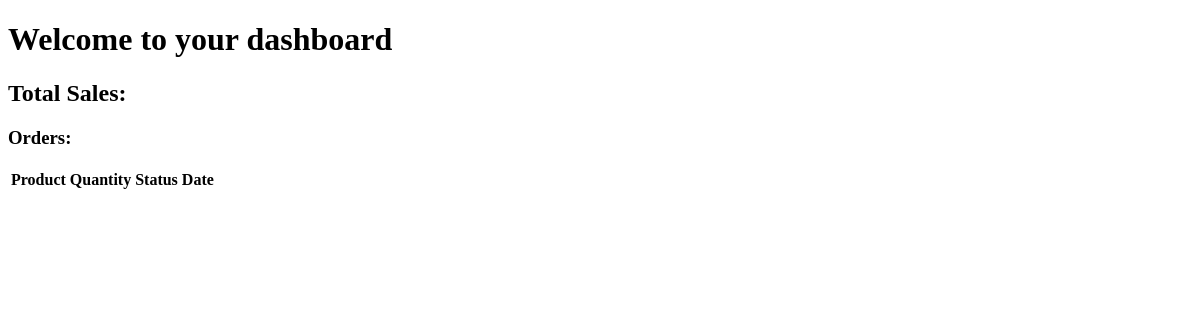
Page /ds/order_detail on the earlier database version.
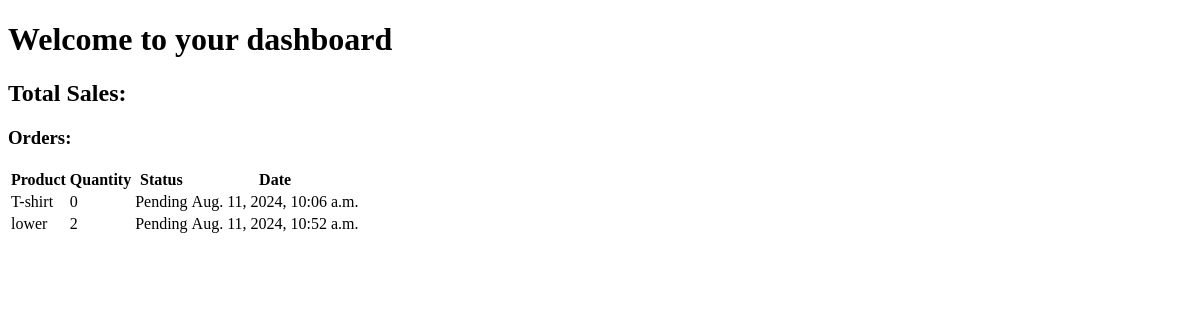
Same page on the later database version.
### ds/models.py (models this page shows)
class Order(models.Model):
    product = models.ForeignKey(add_product, on_delete=models.CASCADE)
    quantity = models.PositiveIntegerField()
    order_date = models.DateTimeField(auto_now_add=True)
    status = models.CharField(max_length=50, choices=[('Pending', 'Pending'), ('Shipped', 'Shipped'), ('Delivered', 'Delivered')])

class add_product(models.Model):
     product_name=models.CharField( max_length=50)
     product_description=models.CharField( max_length=50)
     price=models.CharField( max_length=50)
     old_price=models.CharField( max_length=50)
     rating=models.CharField( max_length=50)
     out_of=models.CharField( max_length=50)
     image1=models.ImageField(upload_to="productimage",null=True,blank=True)

### ds/views.py (the view)
# urls.py: path("order_detail",views.order_detail),
def order_detail(request):
    z=Order.objects.all()
    return render(request,"orderdetails.html",{"my_dataa":z})

### ds/templates/orderdetails.html (shortened to what this page needs)
<!DOCTYPE html>
<html>
<head>
</head>
<body>
    <h1>Welcome to your dashboard</h1>
    <h2>Total Sales: {{ total_sales }}</h2>
    <h3>Orders:</h3>
    <table>
        <thead>
            <tr>
                <th>Product</th>
                <th>Quantity</th>
                <th>Status</th>
                <th>Date</th>
            </tr>
        </thead>
        <tbody>
            {% for x in my_dataa%}
                <tr>
                    <td>{{ x.product.product_name }}</td>
                    <td>{{ x.quantity }}</td>
                    <td>{{ x.status }}</td>
                    <td>{{ x.order_date }}</td>
                </tr>
            {% endfor %}
        </tbody>
    </table>
</body>
</html>

Differences in the rows shown:
added Order: product.product_name "T-shirt", quantity "0", status "Pending", order_date "Aug. 11, 2024, 10:06 a.m."
added Order: product.product_name "lower", quantity "2", status "Pending", order_date "Aug. 11, 2024, 10:52 a.m."
